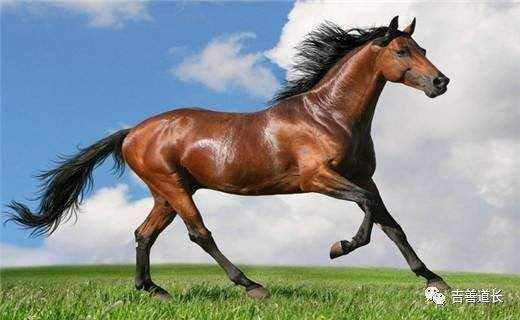
#> input picture horse/bg.jpg, 520 x 320 px, given in place of , which was not available
$ python ssim.py
#> lines starting #> are read from the running program, lines starting #| are printed output that depends on the picture; long printed decimals are rounded; pictures that were not available may be replaced by others from this repository, and a replacement may not be noted
'''
利用均方误差和结构相似度评价相似度
缺点：对于色相不同但是是同一类的图片评价不高，对于图像的几何变换无法判断
'''
import os
import numpy as np
import cv2

def ssim(img1 , img2):
    '''
    Structural Similarity Index, range[0,1]
    :param img1:
    :param img2:
    :return:
    '''
    assert len(img1.shape) == 2 and len(img2.shape) == 2
    mu1 = img1.mean()
    mu2 = img2.mean()
    sigma1 = np.sqrt(((img1 - mu1) ** 2).mean())
    sigma2 = np.sqrt(((img2 - mu2) ** 2).mean())
    sigma12 = ((img1 - mu1) * (img2 - mu2)).mean()
    k1, k2, L = 0.01, 0.03, 255
    C1 = (k1 * L) ** 2
    C2 = (k2 * L) ** 2
    C3 = C2 / 2
    l12 = (2 * mu1 * mu2 + C1) / (mu1 ** 2 + mu2 ** 2 + C1)
    c12 = (2 * sigma1 * sigma2 + C2) / (sigma1 ** 2 + sigma2 ** 2 + C2)
    s12 = (sigma12 + C3) / (sigma1 * sigma2 + C3)
    ssim = l12 * c12 * s12
    return ssim


def compare_images(imageA, imageB):
    # compute the mean squared error and structural similarity
    # index for the images
    imageA = cv2.imread(imageA)
    imageB = cv2.imread(imageB)
    h, w = imageA.shape[0:2]
    imageB = cv2.resize(imageB, (w, h))
    imageA = cv2.cvtColor(imageA, cv2.COLOR_RGB2YCrCb)
    imageA = cv2.split(imageA)[0]
    imageB = cv2.cvtColor(imageB, cv2.COLOR_RGB2YCrCb)
    imageB = cv2.split(imageB)[0]

    image1 = np.array(imageA, dtype=np.uint8)
    image2 = np.array(imageB, dtype=np.uint8)

    s = round(ssim(image1, image2), 5)
    return s

def ssim_eval_similarity(base, lst):
    res = {}
    for i in range(len(lst)):
        tmp = compare_images(base, lst[i])
        res[lst[i]] = tmp
    return res


if __name__ == "__main__":
    # PATH = 'test_img'
    PATH = 'horse'
    base = ''
    lst = []
    for root, dirs, files in os.walk(PATH):
        for name in files:
            if os.path.dirname(os.path.join(root, name)) != PATH:
                base = os.path.join(root, name)
            else:
                lst.append(os.path.join(root, name))
    res = ssim_eval_similarity(base, lst)
#> in compare_images, imageA is the input picture: shape (320, 520, 3); mean B, G, R 146.9, 149.3, 142.6
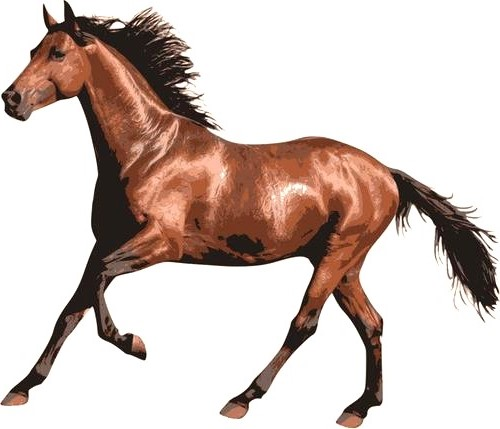
#> input picture horse/flip.jpg, 500 x 429 px
#> in compare_images, imageB is the input picture: shape (429, 500, 3); mean B, G, R 189, 195.2, 210.3
#> in compare_images, `imageB = cv2.resize(imageB, (w, h))`:
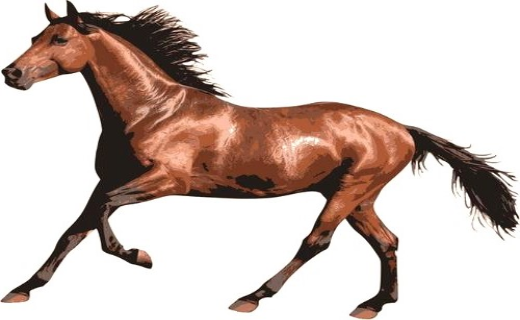
#> imageB: shape (320, 520, 3); mean B, G, R 188.9, 195.2, 210.2
#> in compare_images, `imageA = cv2.cvtColor(imageA, cv2.COLOR_RGB2YCrCb)`: imageA: shape (320, 520, 3); mean of channels 0, 1, 2 147.8, 127.3, 125
#> in compare_images, `imageA = cv2.split(imageA)[0]`:
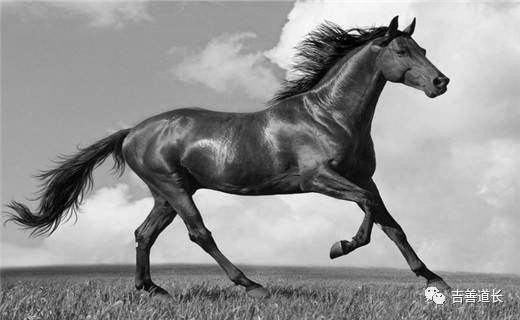
#> imageA: shape (320, 520); min 0, max 255, mean 147.8
#> in compare_images, `imageB = cv2.cvtColor(imageB, cv2.COLOR_RGB2YCrCb)`: imageB: shape (320, 520, 3); mean of channels 0, 1, 2 195, 123.7, 136.6
#> in compare_images, `imageB = cv2.split(imageB)[0]`:
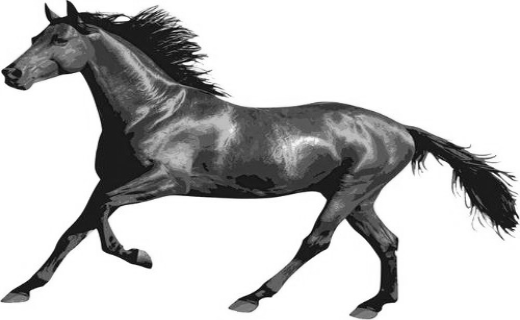
#> imageB: shape (320, 520); min 3, max 255, mean 195
#> in ssim, `mu1 = img1.mean()`: mu1 = 147.8
#> in ssim, `mu2 = img2.mean()`: mu2 = 195
#> in ssim, `sigma1 = np.sqrt(((img1 - mu1) ** 2).mean())`: sigma1 = 60.85
#> in ssim, `sigma2 = np.sqrt(((img2 - mu2) ** 2).mean())`: sigma2 = 86.9
#> in ssim, `sigma12 = ((img1 - mu1) * (img2 - mu2)).mean()`: sigma12 = 749
#> in ssim, `l12 = (2 * mu1 * mu2 + C1) / (mu1 ** 2 + mu2 ** 2 + C1)`: l12 = 0.963
#> in ssim, `c12 = (2 * sigma1 * sigma2 + C2) / (sigma1 ** 2 + sigma2 ** 2 + C2)`: c12 = 0.94
#> in ssim, `s12 = (sigma12 + C3) / (sigma1 * sigma2 + C3)`: s12 = 0.146
#> in ssim, `ssim = l12 * c12 * s12`: ssim = 0.132
#> pass 2 of the loop in ssim_eval_similarity, `for i in range(len(lst)):`:
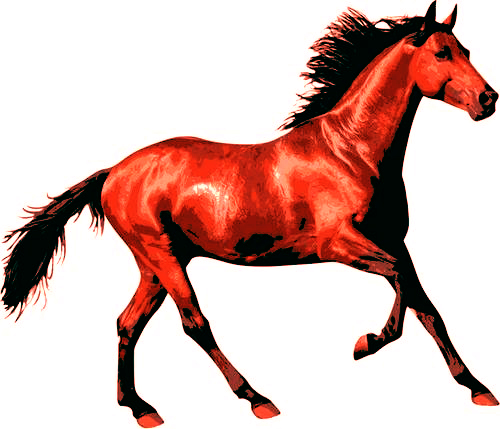
#> input picture horse/color.jpg, 500 x 429 px
#> in compare_images, imageB is the input picture: shape (429, 500, 3); mean B, G, R 176.5, 182.3, 215.2
#> in compare_images (call 2), `imageB = cv2.resize(imageB, (w, h))`:
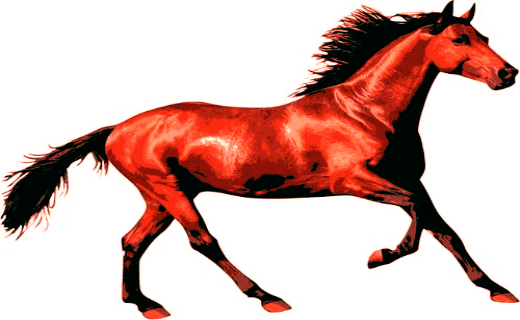
#> imageB: shape (320, 520, 3); mean B, G, R 176.4, 182.2, 215.1
#> in compare_images (call 2), `imageB = cv2.split(imageB)[0]`:
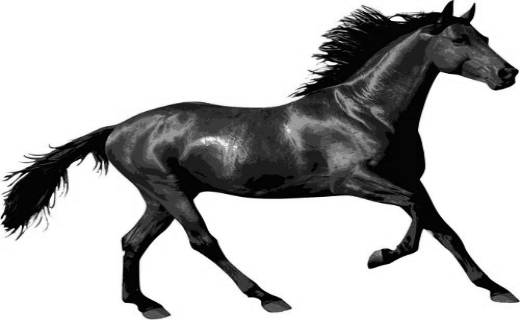
#> imageB: shape (320, 520); min 0, max 255, mean 184.2
#> s = 0.29
#> res = {'horse/flip.jpg': 0.132, 'horse/color.jpg': 0.29, 'horse/bg.jpg': 1, 'horse/dear.jpg': 0.165}
    print(res)
#| {'horse/flip.jpg': 0.1325, 'horse/color.jpg': 0.2902, 'horse/bg.jpg': 1.0, 'horse/dear.jpg': 0.1649}
